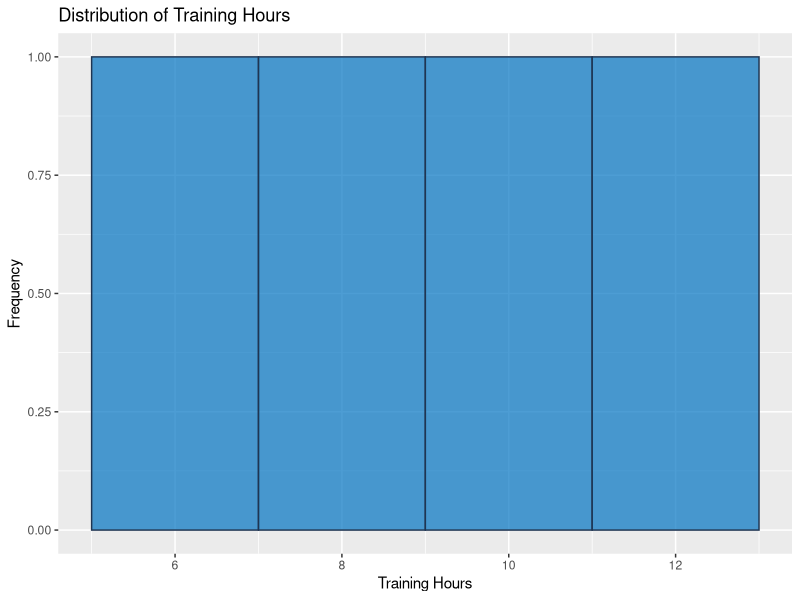
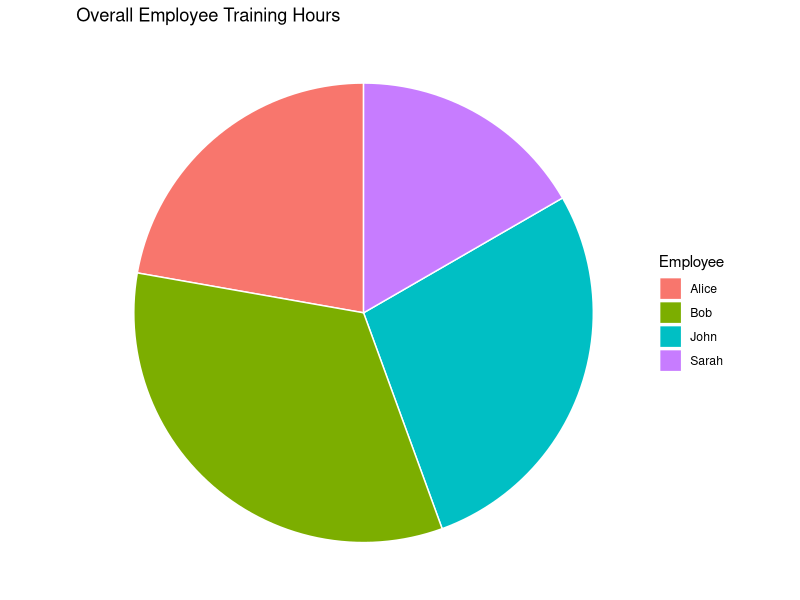
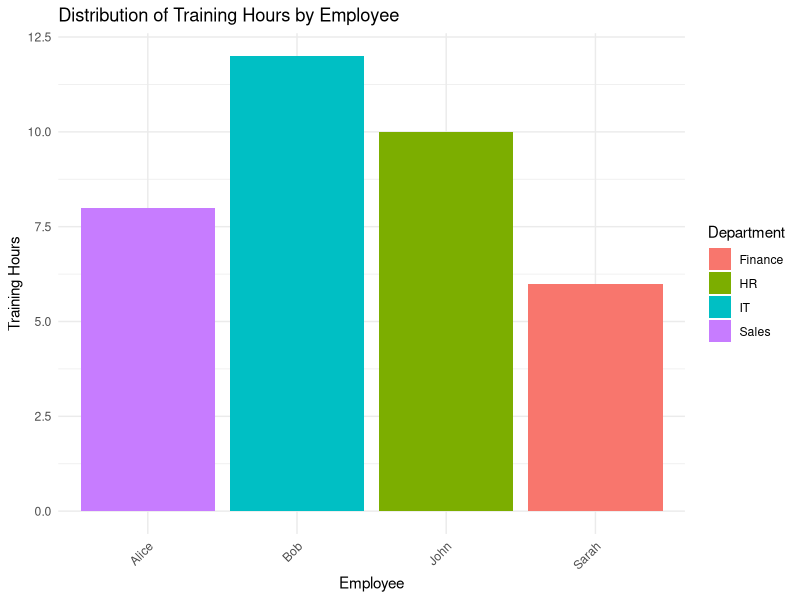

The R script that drew these images, in order:
# Assuming you have employee training hours data in a data frame named employee_training
employee_training <- data.frame(
  "Employee" = c("John", "Alice", "Bob", "Sarah"),
  "Department" = c("HR", "Sales", "IT", "Finance"),
  "Training_Hours" = c(10, 8, 12, 6)
)

library(ggplot2)
library(wordcloud)
library(tm)

# a. Histogram to represent the distribution of Training Hours
histogram <- ggplot(employee_training, aes(x = Training_Hours)) +
  geom_histogram(binwidth = 2, fill = "#0073C2FF", color = "#1F3552FF", alpha = 0.7) +
  labs(title = "Distribution of Training Hours",
       x = "Training Hours",
       y = "Frequency")

# b. Pie chart to display the overall employee Training hours
overall_hours_pie <- ggplot(employee_training, aes(x = "", y = Training_Hours, fill = Employee)) +
  geom_bar(stat = "identity", width = 1, color = "white") +
  coord_polar(theta = "y") +
  labs(title = "Overall Employee Training Hours",
       fill = "Employee") +
  theme_void()

# c. Stacked bar chart to visualize the distribution of training hours by Employee
stacked_bar_chart <- ggplot(employee_training, aes(x = Employee, y = Training_Hours, fill = Department)) +
  geom_bar(stat = "identity") +
  labs(title = "Distribution of Training Hours by Employee",
       x = "Employee",
       y = "Training Hours",
       fill = "Department") +
  theme_minimal() +
  theme(axis.text.x = element_text(angle = 45, hjust = 1))

# Print the visualizations
print(histogram)
print(overall_hours_pie)
print(stacked_bar_chart)
